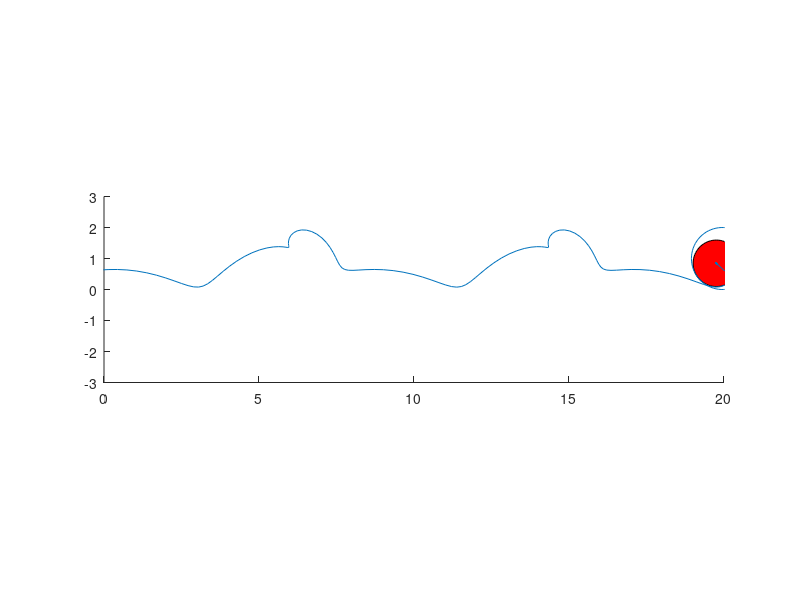

MATLAB code for this plot:
function rolling_hypotrochoid
%animation of HYPOTROCHOID
no=3; %number of rotations
n=0;
dtheta=pi/20;  %increase in angle per iteration
r1=1;          %radius of fixed circle on which smaller circle rolls
r2=0.75;        %radius of rolling circle
len=0.75;       %line connected to centre of rolling circle
roughx=[];     %variable to trace trochoid
roughy=[];     %variable to trace trochoid
upto=2*r1*pi/r2+dtheta; %rotate upto
t=linspace(0,2*pi,75);

[x,y]=pol2cart(t,r2);
h1=patch(x,y,'r');%draw rolling circle


[phil,rl]=cart2pol([-len 0],[0 0]);
h2=line(0,0);%draw line connected to centre of rolling circle

[x_fix,y_fix]=pol2cart(t,r1);
h3=line(x_fix,y_fix);%draw fixed circle,only once because it is fixed

axis equal
axis(r1*[0 20 -3 3]) %fix axis

while n<20 && ishandle(h1)
    [xl,yl]=pol2cart(phil+no*n,rl); %rotate line
    [x2,y2]=transform2d(xl,yl,r1*n,-(r1-r2)+r1,-no*n*r2/r1,0,r1-r2);
    set(h2,'xdata',x2,'ydata',y2);%draw line
    
    %[x,y]=pol2cart(t,r2); %rotate circle
    [x3,y3]=transform2d(x,y,r1*n,-(r1-r2)+r1,-no*n*r2/r1,0,r1-r2);
    set(h1,'xdata',x3,'ydata',y3);%draw rolling circle
    
    set(h3,'xdata',x_fix+r1*n,'ydata',y_fix+r1);
    line([roughx x2(1)],[roughy y2(1)]);%trace trochoid
    roughx=x2(1);
    roughy=y2(1);
    
    pause(0.025)
    n=n+dtheta;
end

function [xd,yd]=transform2d(x,y,tx,ty,phi,xr,yr)
%2d transformation without scaling
%[xd,yd]=transform2d(x,y,tx,ty,phi,xr,yr)
xd=x.*cos(phi)-y.*sin(phi)+xr.*(1-cos(phi))+yr.*sin(phi)+tx;
yd=x.*sin(phi)+y.*cos(phi)+yr.*(1-cos(phi))-xr.*sin(phi)+ty;
